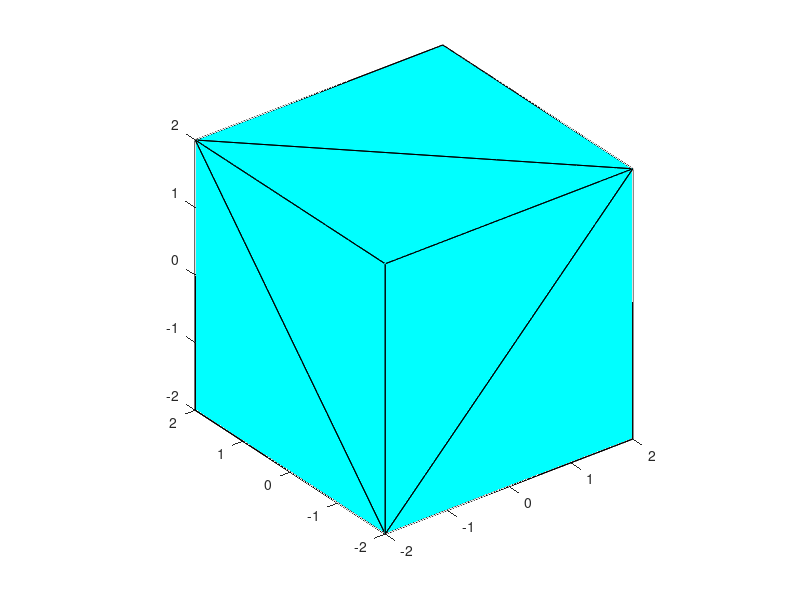

Source code (MATLAB):
[x,y,z] = meshgrid(-2:1:2,-2:1:2,-2:1:2);
x = x(:);
y = y(:);
z = z(:);

[k1,av1] = convhull(x,y,z);

trisurf(k1,x,y,z,'FaceColor','cyan')
axis equal